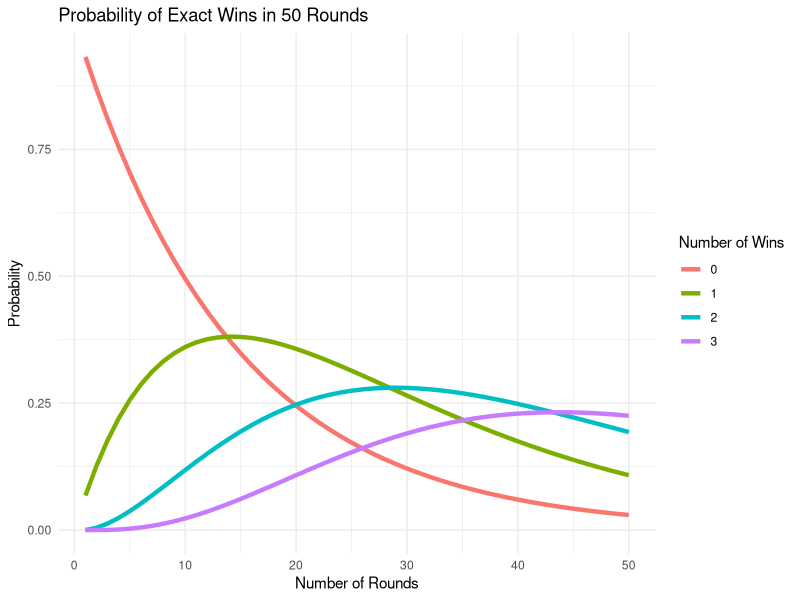
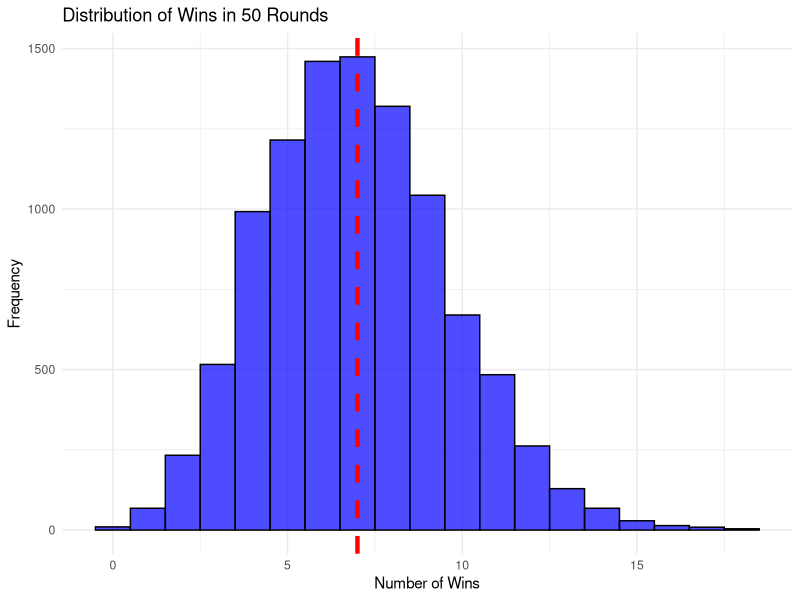

These figures' R source, in order:
# Install necessary packages if not already installed
# install.packages("tidyverse")
# install.packages("glue")

# Load necessary libraries
library(tidyverse)
library(glue)

print(glue("100 should be {749/1.2}"))

# Define constants
p_win <- 0.01
n_events <- 7
n_rounds <- 100

# Calculate expected wins
expected_wins <- n_rounds * n_events * p_win
glue("Expected number of wins in {n_rounds} rounds: {expected_wins}") %>% print()

# Function to calculate probability of winning at least once in a round
prob_win_in_round <- function(n_events, p_win) {
  1 - (1 - p_win)^n_events
}

# Function to calculate probability of no wins in multiple rounds
prob_no_win_in_n_rounds <- function(n_rounds, n_events, p_win) {
  prob_loss_in_round <- (1 - p_win)^n_events
  prob_loss_in_round^n_rounds
}

# Function to calculate probability of exactly k wins in multiple rounds
prob_k_wins_in_n_rounds <- function(k, n_rounds, n_events, p_win) {
  p_win_in_round <- prob_win_in_round(n_events, p_win)
  dbinom(k, n_rounds, p_win_in_round)
}

# Calculations
round_1_win <- prob_win_in_round(n_events, p_win)
round_11_loss <- prob_no_win_in_n_rounds(11, n_events, p_win)
round_11_3wins <- prob_k_wins_in_n_rounds(3, 11, n_events, p_win)

# Print results using glue and tidyverse pipe
glue("Probability of winning in round 1: {round_1_win}") %>% print()
glue("Probability of losing for 11 rounds: {round_11_loss}") %>% print()
glue("Probability of winning exactly 3 times in 11 rounds: {round_11_3wins}") %>% print()

# Plotting probability of exact wins in multiple rounds
df <- expand.grid(Rounds = 1:50, Wins = 0:3) %>%
  mutate(Probability = map2_dbl(Wins, Rounds, ~ prob_k_wins_in_n_rounds(.x, .y, n_events, p_win)))

df %>%
  ggplot(aes(x = Rounds, y = Probability, color = factor(Wins))) +
  geom_line(linewidth = 1.5) +
  labs(title = "Probability of Exact Wins in 50 Rounds",
       x = "Number of Rounds",
       y = "Probability",
       color = "Number of Wins") +
  theme_minimal()

# Simulate and plot the distribution of wins
set.seed(42) # For reproducibility
simulated_wins <- rbinom(10000, n_rounds * n_events, p_win)

tibble(Wins = simulated_wins) %>%
  ggplot(aes(x = Wins)) +
  geom_histogram(binwidth = 1, fill = "blue", color = "black", alpha = 0.7) +
  geom_vline(xintercept = expected_wins, color = "red", linetype = "dashed", linewidth = 1.5) +
  labs(title = "Distribution of Wins in 50 Rounds",
       x = "Number of Wins",
       y = "Frequency") +
  theme_minimal()
